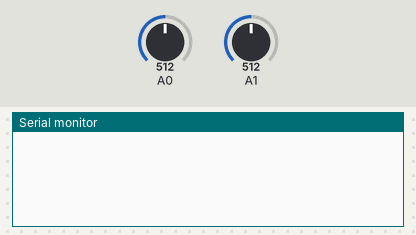
Simulated run of this sketch. Board: Arduino Uno, built with avr-gcc and run on an emulated ATmega328P. Shown: the last lines printed to the serial monitor. Inputs (shaded band) come from the test bench; at power-on: A0 = 512, A1 = 512.

Above: at 1.2 s.
1.3 s: A0 set to 390
At 2.3 s:
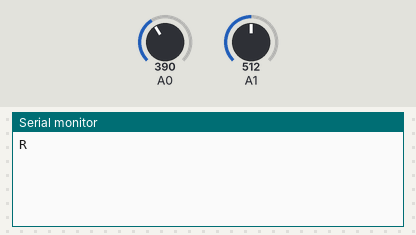
2.8 s: A1 set to 390
At 3.1 s:
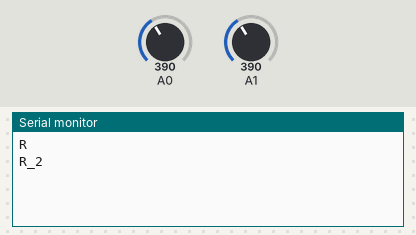
4.3 s: A0 set to 710
At 5.5 s:
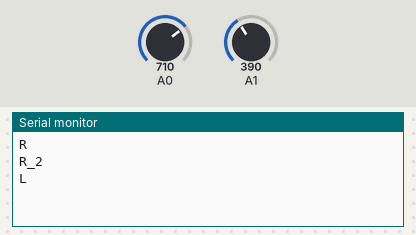
5.8 s: A1 set to 710
At 6.9 s:
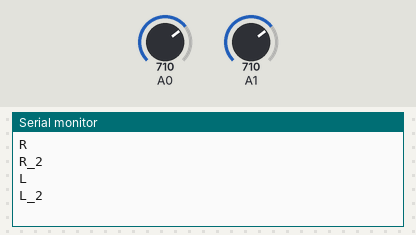

Measured:
- after the input at 1.3 s, the serial monitor: prints a new line at once (image 1)
- after the input at 2.8 s, the serial monitor: prints a new line at once (image 2)
- after the input at 4.3 s, the serial monitor: prints a new line at once (image 3)
- after the input at 5.8 s, the serial monitor: prints a new line at once (image 4)

The sketch:

joy_stick.ino
```cpp
void setup() {
  Serial.begin(9600);
}

  int L_flag = 0;
  int R_flag = 0;
  int L_flag_2 = 0;
  int R_flag_2 = 0;


void loop() {
  int analog_data;
  analog_data = analogRead(A0);

  if(analog_data > 700 && analog_data < 1024)
  {
    if(L_flag == 0)
     {
       Serial.println("L");
       L_flag = 1;
    }
  }
  else if (analog_data > 0 && analog_data < 400)
  {
    if(R_flag == 0)
    {
      Serial.println("R");
      R_flag = 1;
    }
  }
  else if(analog_data >400 && analog_data < 700)
  {
     R_flag = 0;
     L_flag = 0;
  }

  //---------

  int analog_data_2;
  analog_data_2 = analogRead(A1);

  if(analog_data_2 > 700 && analog_data_2 < 1024)
  {
    if(L_flag_2 == 0)
     {
       Serial.println("L_2");
       L_flag_2 = 1;
    }
  }
  else if (analog_data_2 > 0 && analog_data_2 < 400)
  {
    if(R_flag_2 == 0)
    {
      Serial.println("R_2");
      R_flag_2 = 1;
    }
  }
  else if(analog_data_2 >400 && analog_data_2 < 700)
  {
     R_flag_2 = 0;
     L_flag_2 = 0;
  }


  delay(10);
}
```
